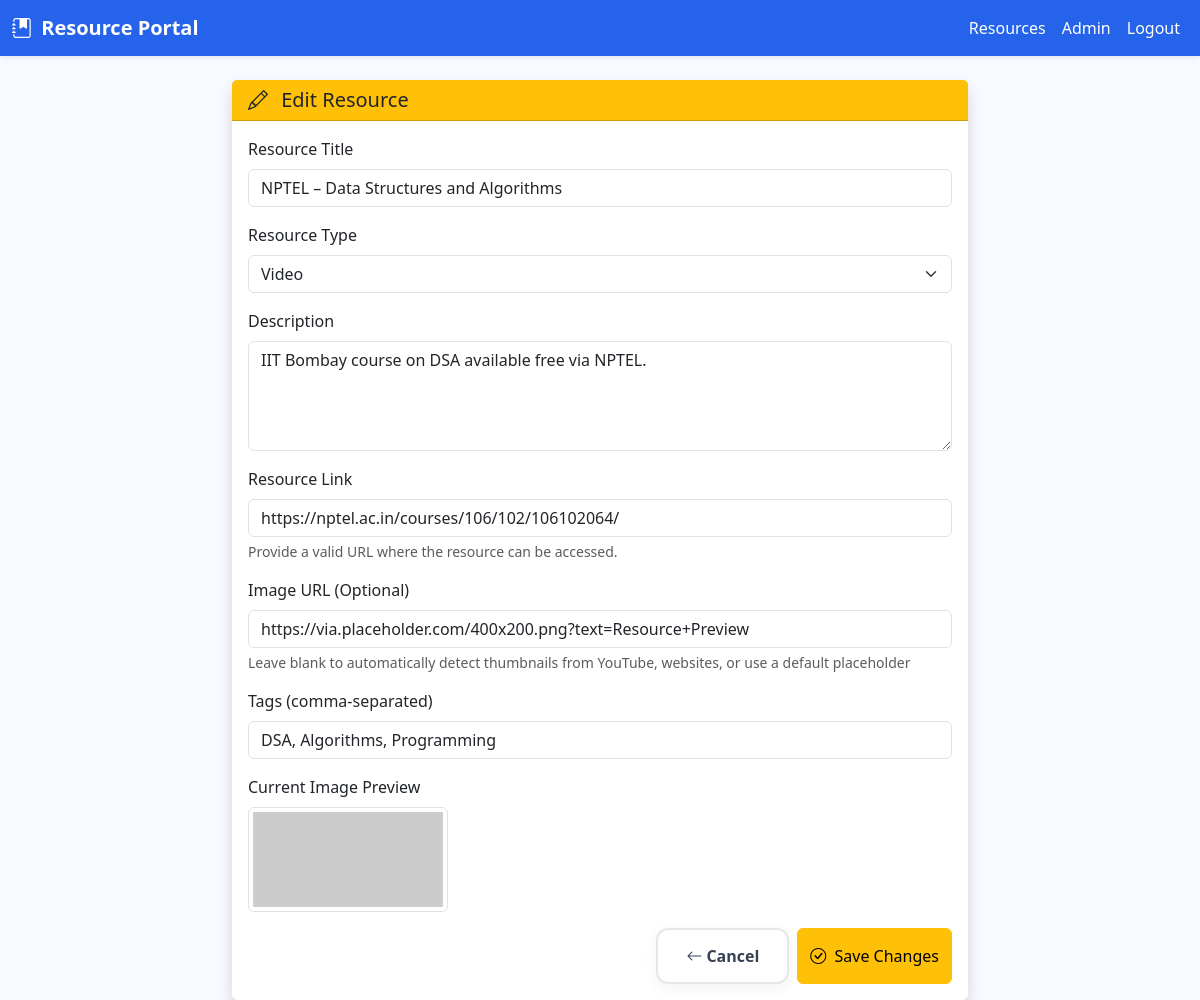
The page /edit_resource/10 (signed in) on the database its author committed.
### models.py (models this page shows, shortened)
class Resource(db.Model):
    __tablename__ = 'resources'
    id = db.Column(db.Integer, primary_key=True)
    title = db.Column(db.String(200), nullable=False)
    description = db.Column(db.Text, nullable=False)
    type = db.Column(db.String(50), nullable=False)  # Book, Video, Paper
    tags = db.Column(db.String(500))  # Comma-separated tags
    image_url = db.Column(db.String(500))
    link = db.Column(db.String(500), nullable=False)

### app.py (the view, shortened to what this page needs)
@app.route("/edit_resource/<int:resource_id>", methods=["GET", "POST"])
@login_required
def edit_resource(resource_id):
    resource = Resource.query.get_or_404(resource_id)
    return render_template("edit_resource.html", resource=resource)

### app.py (called while the page is built)
@login_manager.user_loader
def load_user(user_id):
    return Admin.query.get(int(user_id))

### templates/edit_resource.html (shortened to what this page needs)
{% extends "base.html" %}
{% block content %}
<div class="row">
  <div class="col-md-8 mx-auto">
    <div class="card shadow border-0">
      <div class="card-header bg-warning text-dark">
        <h5 class="mb-0"><i class="bi bi-pencil me-2"></i> Edit Resource</h5>
      </div>
      <div class="card-body">
        <form method="POST">
          <div class="mb-3">
            <label for="title" class="form-label">Resource Title</label>
            <input type="text" class="form-control" id="title" name="title" value="{{ resource.title }}" required>
          </div>
          <div class="mb-3">
            <label for="type" class="form-label">Resource Type</label>
            <select class="form-select" id="type" name="type" required>
              <option value="Video" {% if resource.type == 'Video' %}selected{% endif %}>Video</option>
            </select>
          </div>
          <div class="mb-3">
            <label for="description" class="form-label">Description</label>
            <textarea class="form-control" id="description" name="description" rows="4" required>{{ resource.description }}</textarea>
          </div>
          <div class="mb-3">
            <label for="link" class="form-label">Resource Link</label>
            <input type="url" class="form-control" id="link" name="link" value="{{ resource.link }}" required>
            <div class="form-text">Provide a valid URL where the resource can be accessed.</div>
          </div>
          <div class="mb-3">
            <label for="image_url" class="form-label">Image URL (Optional)</label>
            <input type="url" class="form-control" id="image_url" name="image_url" value="{{ resource.image_url or '' }}" placeholder="Leave blank to auto-detect thumbnail">
            <div class="form-text">Leave blank to automatically detect thumbnails from YouTube, websites, or use a default placeholder</div>
          </div>
          <div class="mb-3">
            <label for="tags" class="form-label">Tags (comma-separated)</label>
            <input type="text" class="form-control" id="tags" name="tags" value="{{ resource.tags or '' }}" placeholder="OS, Distributed Systems, Virtualization">
          </div>
          {% if resource.image_url %}
          <div class="mb-3">
            <label class="form-label">Current Image Preview</label>
            <div>
              <img src="{{ resource.image_url }}" alt="Current thumbnail" class="img-thumbnail" style="max-width: 200px; max-height: 150px;">
            </div>
          </div>
          {% endif %}
          <div class="d-grid gap-2 d-md-flex justify-content-md-end">
            <a href="{{ url_for('admin_panel') }}" class="btn btn-secondary">
              <i class="bi bi-arrow-left me-1"></i> Cancel
            </a>
            <button type="submit" class="btn btn-warning">
              <i class="bi bi-check-circle me-1"></i> Save Changes
            </button>
          </div>
        </form>
      </div>
    </div>
  </div>
</div>
{% endblock %}

### static/css/styles.css (style rules this page uses)
.btn-primary, .btn-secondary { display: inline-flex; align-items: center; padding: 14px 28px; border-radius: 12px; font-weight: 600; font-size: 1rem; text-decoration: none; transition: all 0.3s cubic-bezier(0.4, 0, 0.2, 1); border: none; cursor: pointer; position: relative; overflow: hidden; }
.btn-secondary { background: white; color: #374151; border: 2px solid #e5e7eb; box-shadow: 0 4px 15px rgba(0, 0, 0, 0.05); }

### templates/base.html (style rules this page uses)
body { background:#f8faff; font-family: 'Segoe UI', sans-serif; }

### rows shown on the page
Resource: title "NPTEL – Data Structures and Algorithms", type "Video", description "IIT Bombay course on DSA available free via NPTEL.", link "https://nptel.ac.in/courses/106/102/106102064/", image_url "https://via.placeholder.com/400x200.png?text=Resource+Preview", tags "DSA, Algorithms, Programming"
